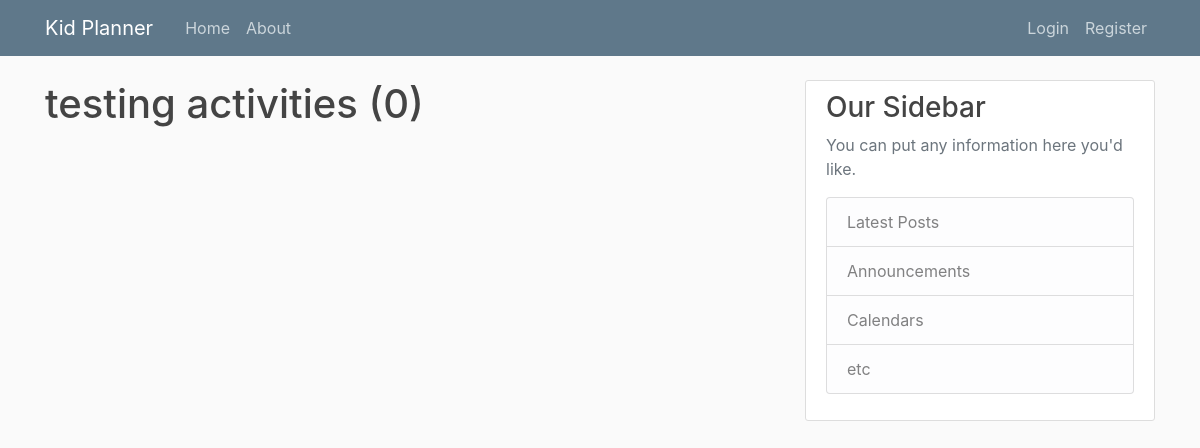
The app's page /category/testing, older data.
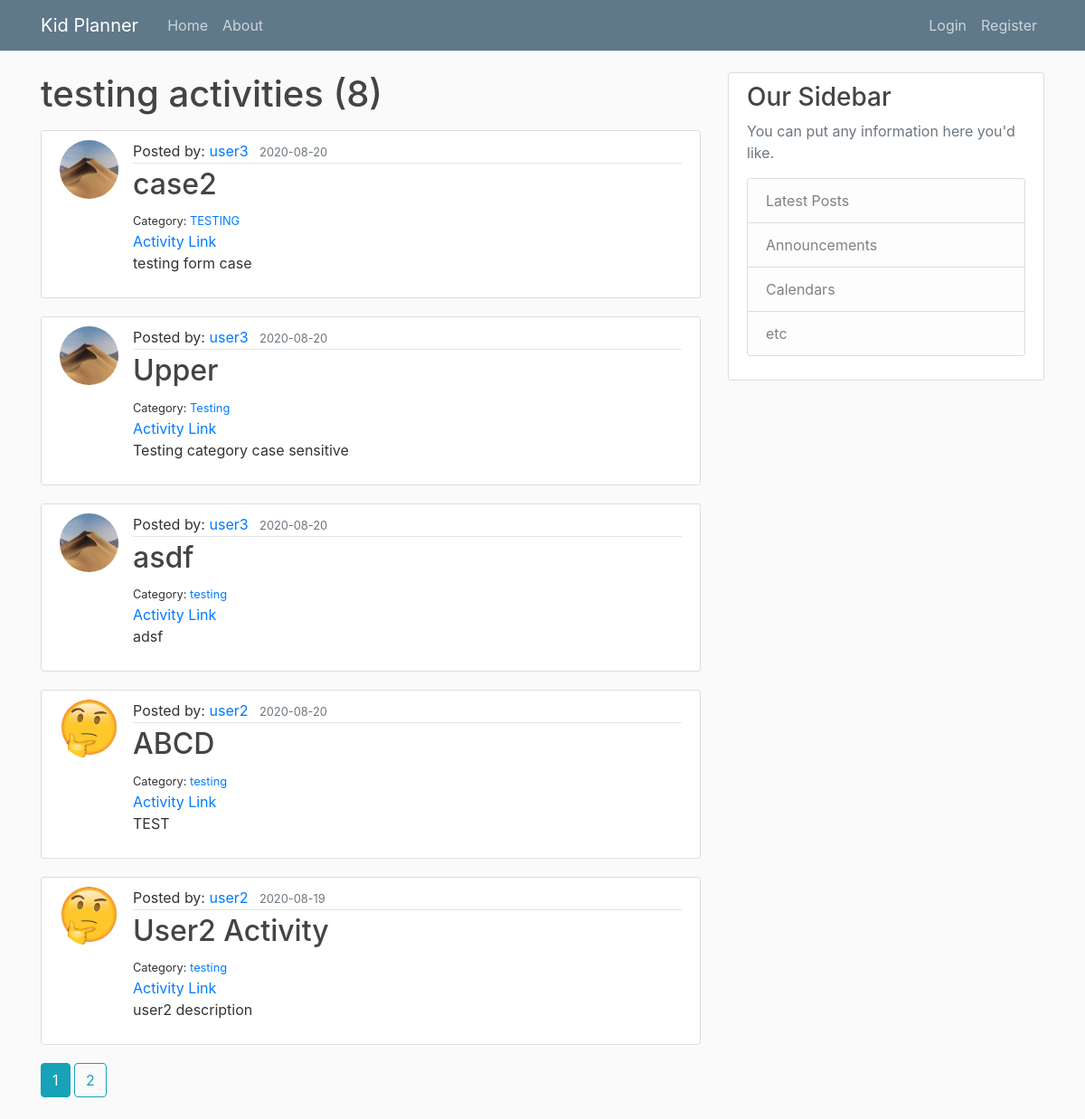
The same page, newer data.
### planner/models.py (models this page shows, shortened)
class Activity(db.Model):
    id = db.Column(db.Integer, primary_key=True)
    title = db.Column(db.String(100), nullable=False)
    link = db.Column(db.String(500), nullable=True, default="#")
    category = db.Column(db.String(100), nullable=True)
    description = db.Column(db.String(), nullable=True)
    date_posted = db.Column(db.DateTime, nullable=False, default=datetime.utcnow)
    user_id = db.Column(db.Integer, db.ForeignKey('user.id'), nullable=False)

class User(db.Model, UserMixin):
    id = db.Column(db.Integer, primary_key=True)
    username = db.Column(db.String(20), unique=True, nullable=False)
    email = db.Column(db.String(120), unique=True, nullable=False)
    image_file = db.Column(db.String(20), nullable=False, default='default.jpg')
    password = db.Column(db.String(60), nullable=False)
    activities = db.relationship('Activity', backref='author', lazy=True)

### planner/main/routes.py (the view)
@main.route('/category/<string:category>')
def category_activities(category):
    page = request.args.get('page', 1, type=int)
    activities = Activity.query.filter(Activity.category.ilike(category))\
        .order_by(Activity.date_posted.desc())\
        .paginate(page=page, per_page=5)
    return render_template('category_activities.html', activities=activities, category=category)

### planner/templates/category_activities.html
{% extends "layout.html" %}
{% block content %}
    <h1 class="mb-3">{{ category }} activities ({{ activities.total }})</h1>
    {% for activity in activities.items %}
        <article class="media content-section">
        <img class="rounded-circle article-img" src="{{ url_for('static', filename='profile_pics/' + activity.author.image_file) }}">
              <div class="media-body">
                <div class="article-metadata">
                  Posted by:  <a class="mr-2" href="{{ url_for('users.user_activities', username=activity.author.username) }}">{{ activity.author.username }}</a>
                  <small class="text-muted">{{ activity.date_posted.strftime('%Y-%m-%d') }}</small>
                </div>
                <h2><a class="article-title" href="{{ url_for('activities.activity', activity_id=activity.id) }}">{{ activity.title }}</a></h2>
                <small>Category:  <a href="{{ url_for('main.category_activities', category=activity.category) }}">{{ activity.category }}</a></small><br>
                <a href='{{ activity.link }}' target="_blank">Activity Link</a>
                <p class="article-content">{{ activity.description }}</p>
              </div>
            </article>
    {% endfor %}
    {% for page_num in activities.iter_pages(left_edge=1, right_edge=1, left_current=1, right_current=2) %}
      {% if page_num %}
          {% if activities.page == page_num %}
            <a class="btn btn-info mb-4" href="{{ url_for('main.category_activities', category=category, page=page_num) }}">{{ page_num }}</a>
          {% else %}
            <a class="btn btn-outline-info mb-4" href="{{ url_for('main.category_activities', category=category, page=page_num) }}">{{ page_num }}</a>
          {% endif %}
      {% else %}
       ...
      {% endif %}
    {% endfor %}
{% endblock content %}

Row changes from the older to the newer data that the page shows:
added Activity: image_file (picture), author.username "user3", date_posted "2020-08-20", title "case2", category "TESTING", description "testing form case"
added Activity: image_file (picture), author.username "user3", date_posted "2020-08-20", title "Upper", category "Testing", description "Testing category case sensitive"
added Activity: image_file (picture), author.username "user3", date_posted "2020-08-20", title "asdf", category "testing", description "adsf"
added Activity: image_file (placeholder picture), author.username "user2", date_posted "2020-08-20", title "ABCD", category "testing", description "TEST"
added Activity: image_file (placeholder picture), author.username "user2", date_posted "2020-08-19", title "User2 Activity", category "testing", description "user2 description"
Text that changed along with them:
{{ activities.total }}: "0" → "8"
new list line: "1"
new list line: "2"
